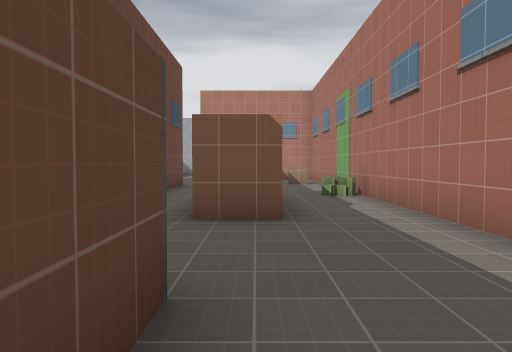
[1] (above)

24 first-person views from a walk through a 3-D level made in the Godot game engine. The camera is 1.5 m above the floor, tilts 2° down and sees 70° across. The floor is counted in squares, 2 m on a side. Each view is taken from the middle of a square. On the plan, view 1 faces up. The plan holds only what a view shows up to about 11 squares ahead; the rest is blank. The place goes on beyond the plan. Surface patterns are stand-ins for the level's own textures.

[2]
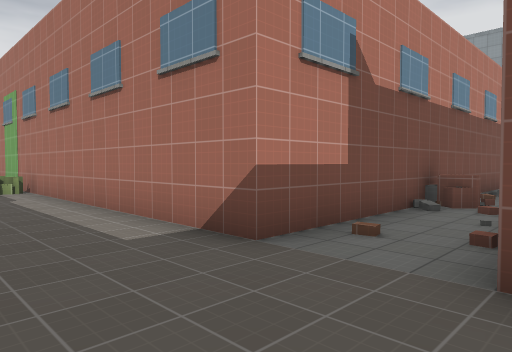

[3]
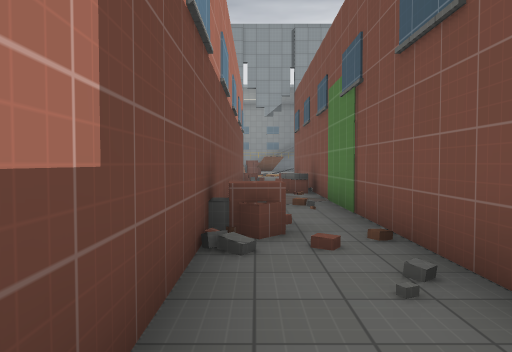

[4]
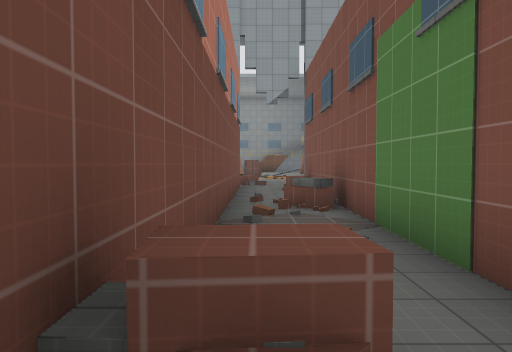

[5]
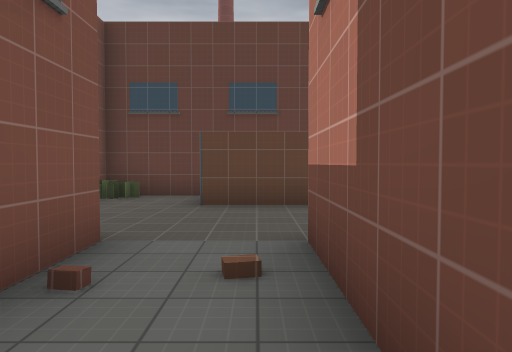

[6]
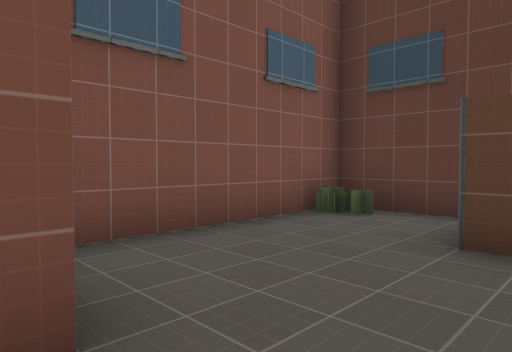

[7]
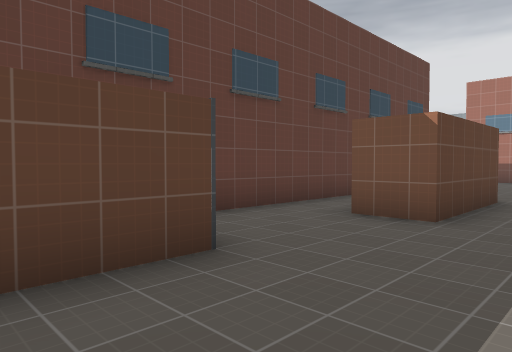

[8]
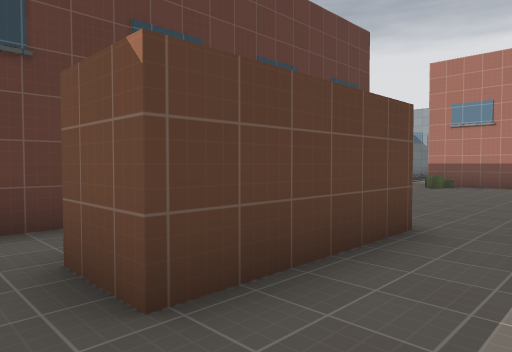

[9]
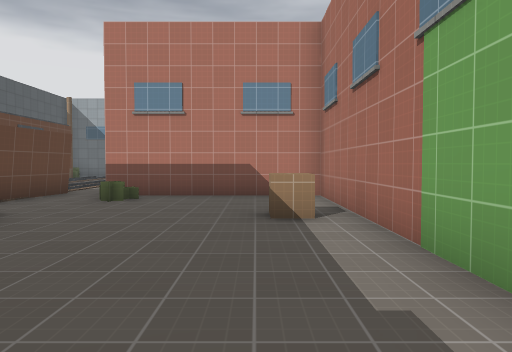

[10]
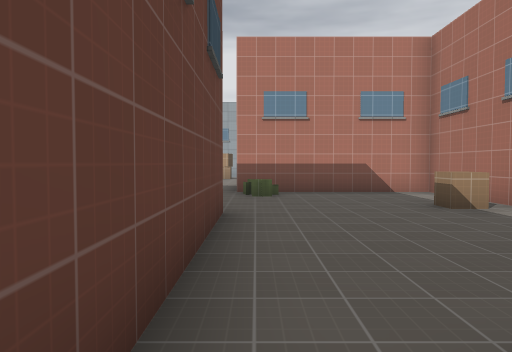

[11]
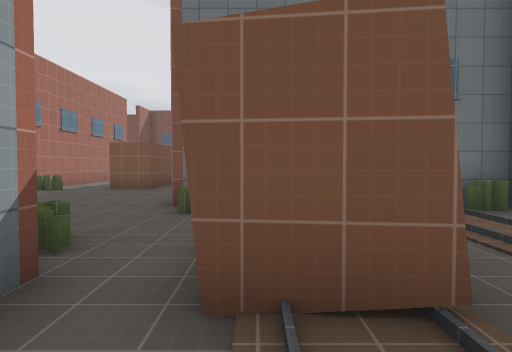

[12]
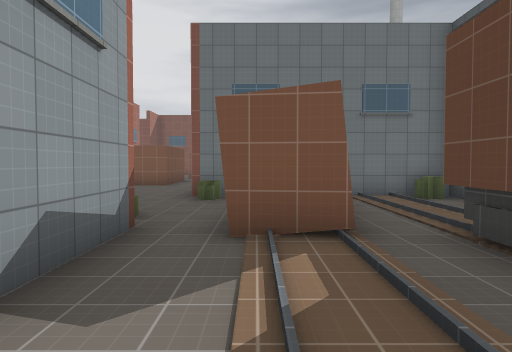

[13]
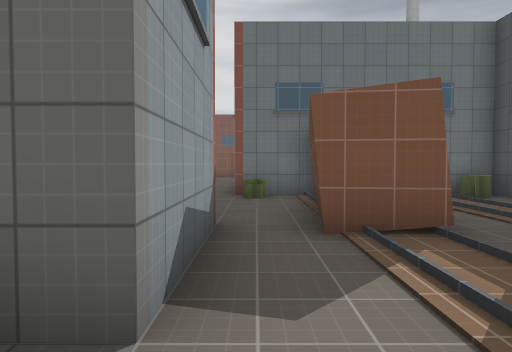

[14]
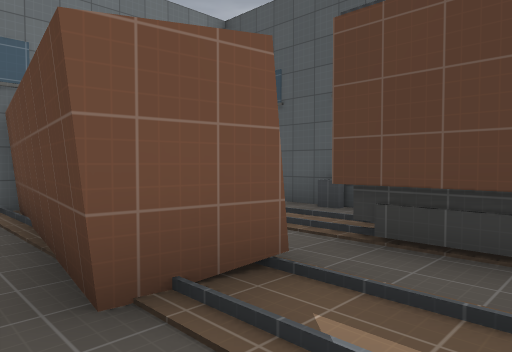

[15]
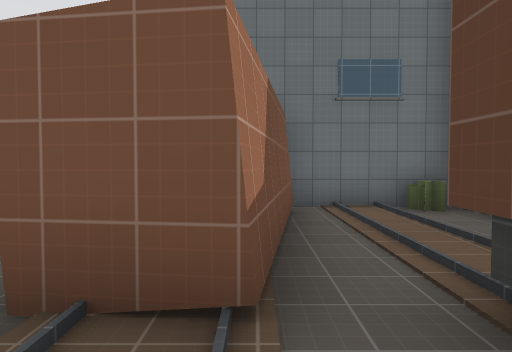

[16]
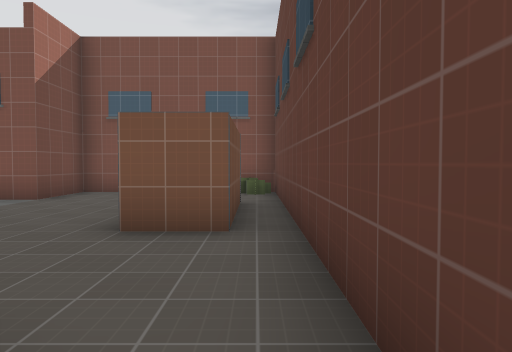

[17]
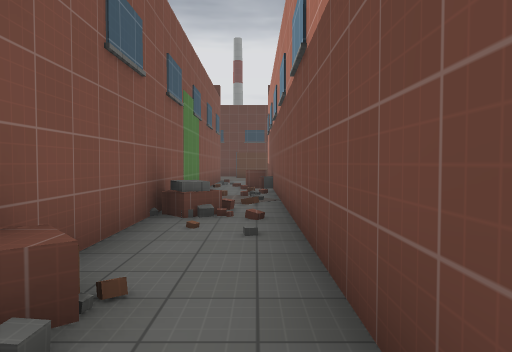

[18]
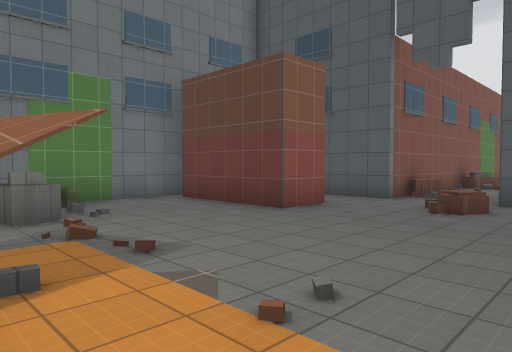

[19]
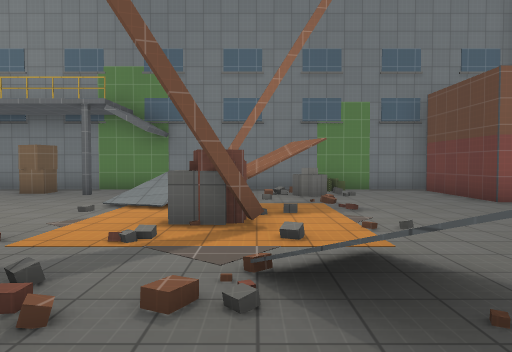

[20]
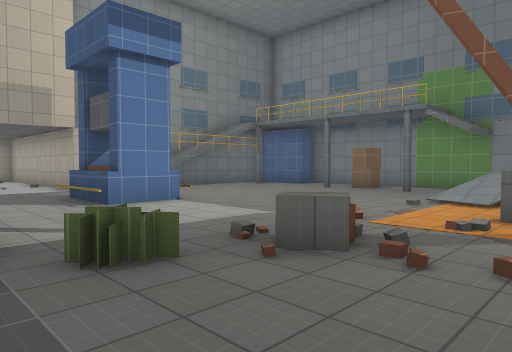

[21]
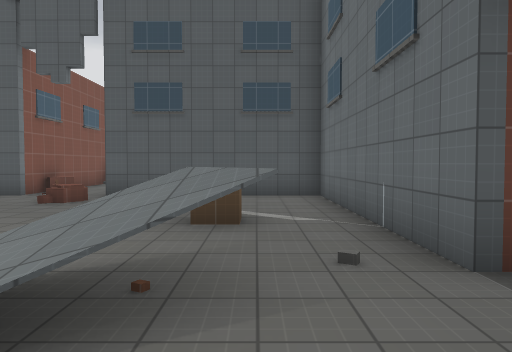

[22]
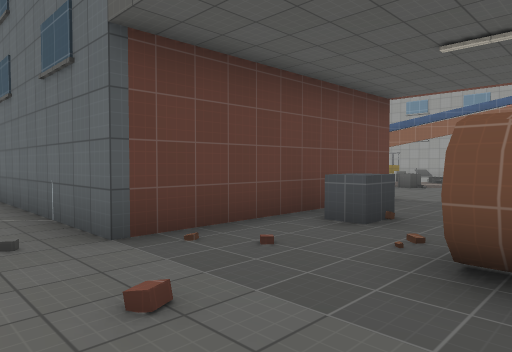

[23]
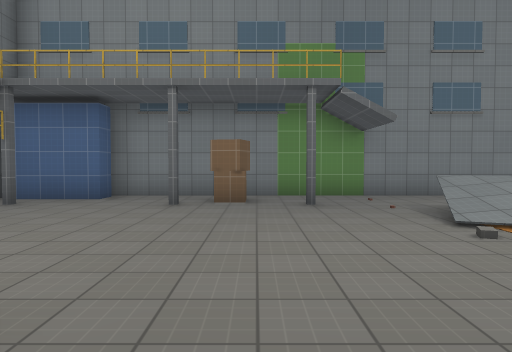

[24]
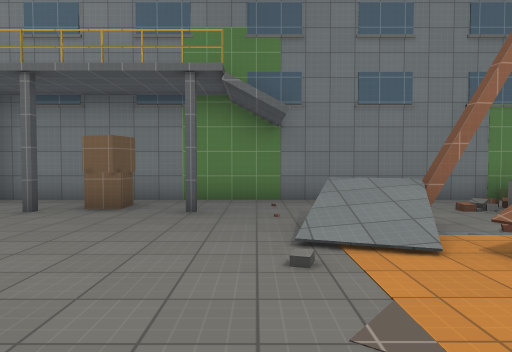

### Floor plan
Key: @ floor where view 1 was taken; # wall or solid block; x gap in a wall; . floor; / step, stairs or slope; D closed door; = window, fence, low wall or low ledge; ^ raised ledge; B block; C crate; L column; O other object.
Columns run from 9 left of view 1 to 34 right of it. Each row starts with its distance up from view 1.
 21      /.
 20     //.
 19    D//.#
 18    #//.#
 17    ###.######
 16 #...##OBO...#
 15 #...##.O....#
 14 #O..##......#                   ..
 13 #B..##OO...C#                   ..
 12 #######.....#                   ..
 11       #.....#                   #..
 10       #.....#                   #..
  9       #...OO#                   #..
  8       #..B.O#                   #...
  7       #..B..#                   #...#
  6       #..B..#             #######/...
  5       #..B..#             #....././..B.....
  4       #.....#             #......#/./B......
  3       #.....#             #   C. ///^/...LL.
  2       #.#...#             #    ../.......LL
  1       #.#...###############.....//#........
  0       #.#@......^.....x.....=.....#^........
 -1       #..............==..#........^^........
 -2       #O....###############..#.....#=.......
 -3       #OB...#             #. #...=..=.......
 -4       #######                #..#=....#.C..#
 -5                              x..B..........B
 -6                              ##############

Where each view was taken, in squares from view 1:
view 1: 0 up, 0 right, facing up
view 2: 2 down, 0 right, facing up-right
view 3: 0 up, 3 right, facing right
view 4: 0 up, 6 right, facing right
view 5: 0 up, 6 right, facing left
view 6: 0 up, 3 right, facing down-left
view 7: 0 up, 2 right, facing up-left
view 8: 4 up, 2 right, facing up-left
view 9: 8 up, 1 right, facing up
view 10: 7 up, 2 left, facing up
view 11: 19 up, 4 left, facing down
view 12: 21 up, 4 left, facing down
view 13: 21 up, 3 left, facing down
view 14: 19 up, 3 left, facing down-left
view 15: 19 up, 5 left, facing down
view 16: 6 up, 2 left, facing down
view 17: 0 up, 18 right, facing left
view 18: 2 up, 25 right, facing down-left
view 19: 5 up, 25 right, facing down
view 20: 6 up, 25 right, facing down-right
view 21: 4 up, 26 right, facing left
view 22: 4 up, 27 right, facing up-left
view 23: 3 up, 30 right, facing down
view 24: 2 up, 28 right, facing down
